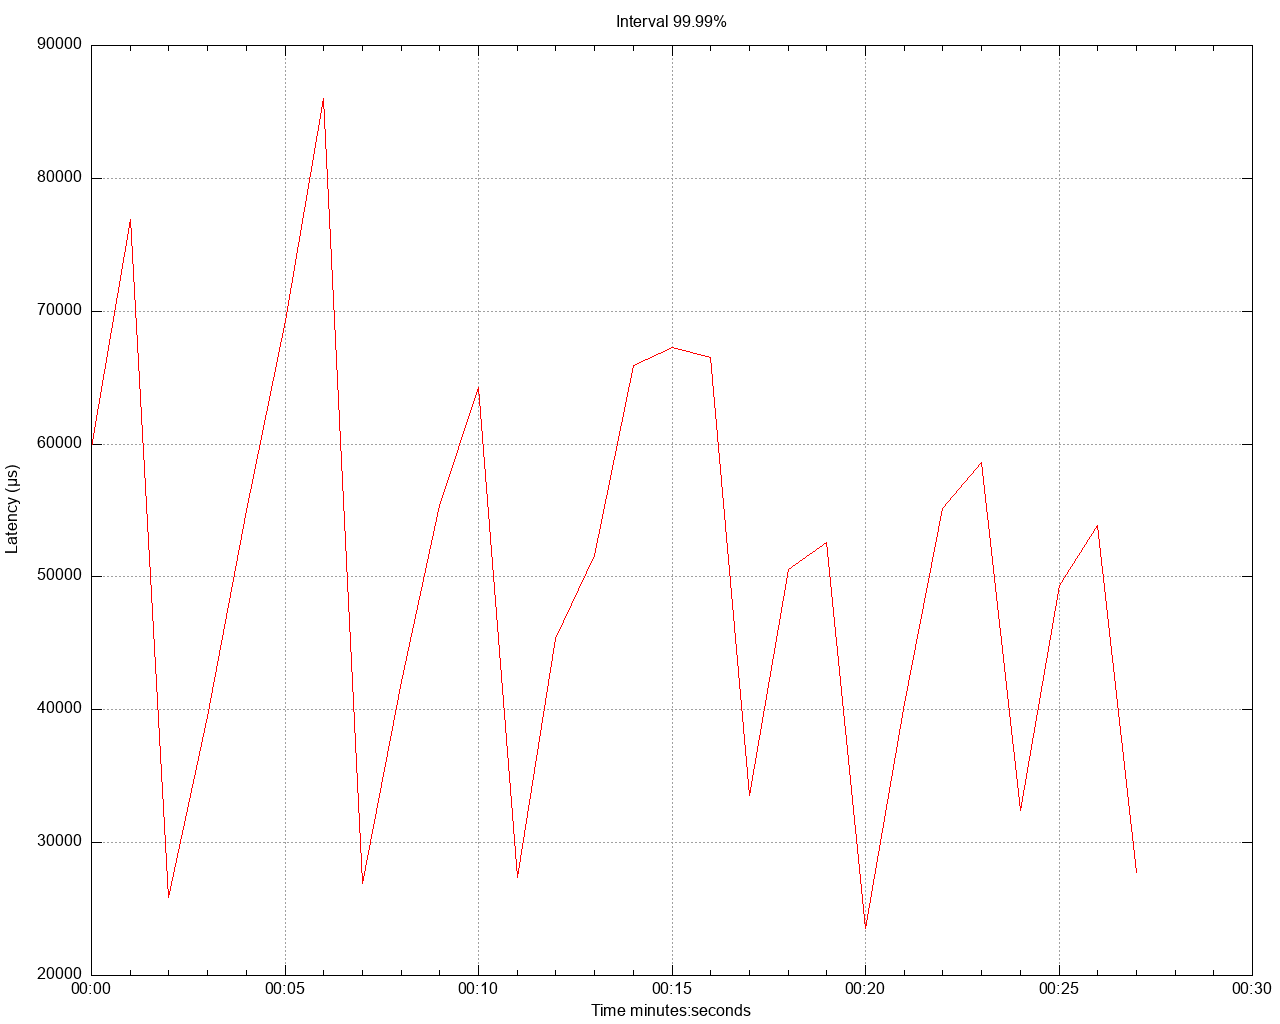

Write gnuplot code to recreate this figure.
set title 'Interval 99.99%' noenhanced
set style data lines
set datafile separator ","
set terminal png size 1280,1024
set grid
set key below
set xdata time
set timefmt "%s"
offset = 0
t0(x)=(offset=($0==0) ? x : offset, x - offset)
set xlabel 'Time minutes:seconds'
set ylabel 'Latency (μs)'
set output '/Users/gbarnett/git/hazelcast-simulator/atomiclong-3node-member/atomicreference/latency/latency_interval_9999_eightKbWrite.png'
plot \
   '/Users/gbarnett/git/hazelcast-simulator/atomiclong-3node-member/atomicreference/data/latency_interval_9999_eightKbWrite_1.data' using (t0(timecolumn(1))):2 title "" lt rgb "red", \
